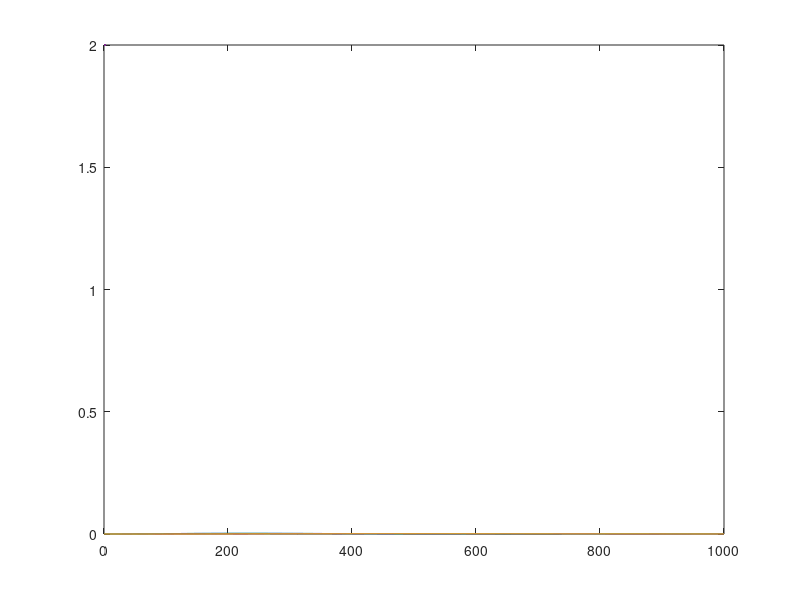

This figure's MATLAB source: (Note: this script raises an error after producing the figure.)
figure
kB = 1.38e-23;
NA = 6.02e23;
m = 32e-3 / NA;

T = [100 300 500]';
v = linspace(0, 1000, 10000);

kT = kB * T;
f = 4 * pi * (m./ (2 * pi * kT)).^1.5.* exp(-m * v.^2./ (2 * kT)).* v.^2;
lincomp(plot(v, f, LineWidth=2))

% xline(sqrt(2 * kT / m))

grid on
xlabel("$v$ [m/s]", Interpreter="latex")
ylabel("$f(v)$", Interpreter="latex")
pad_legend(legend("$T="+T+"$ K", Interpreter="latex"));

set(gcf, Position=[200 200 700 400])

exportgraphics(gca, "../Maxwell_distribution.pdf", ContentType="vector", BackgroundColor="none")
